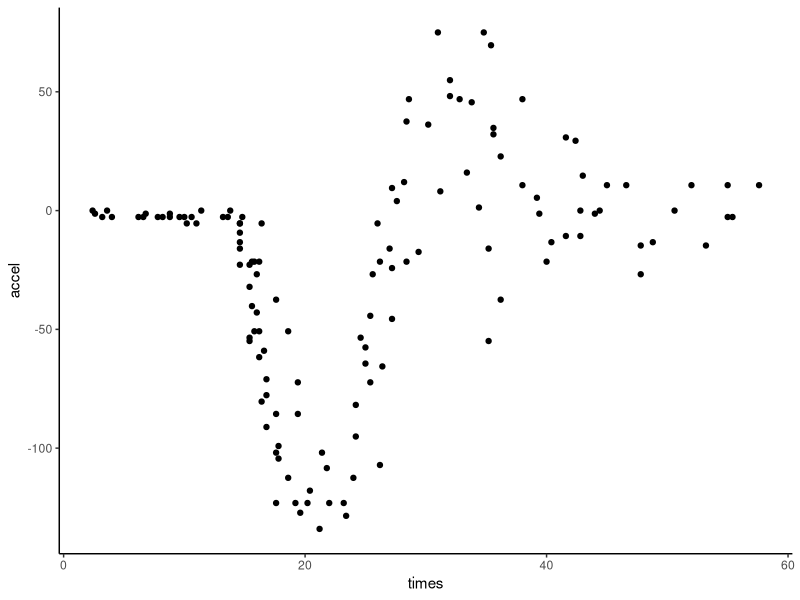
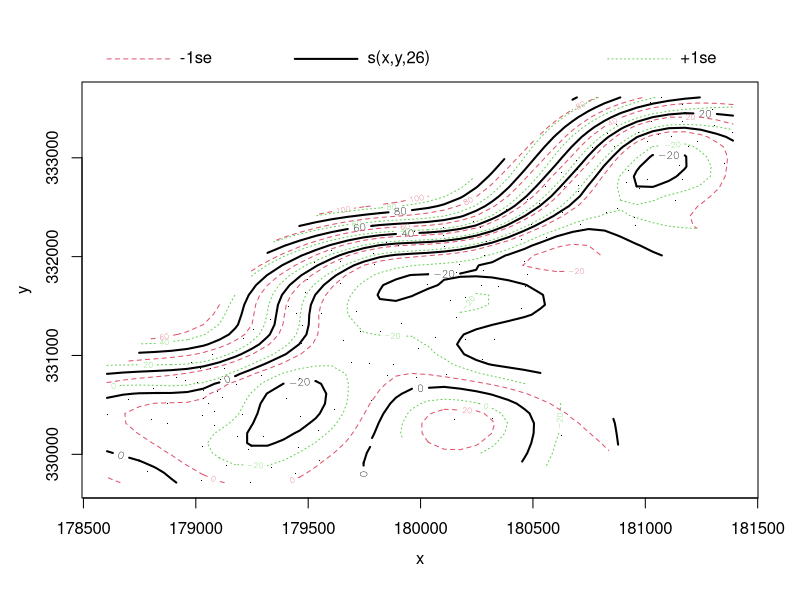
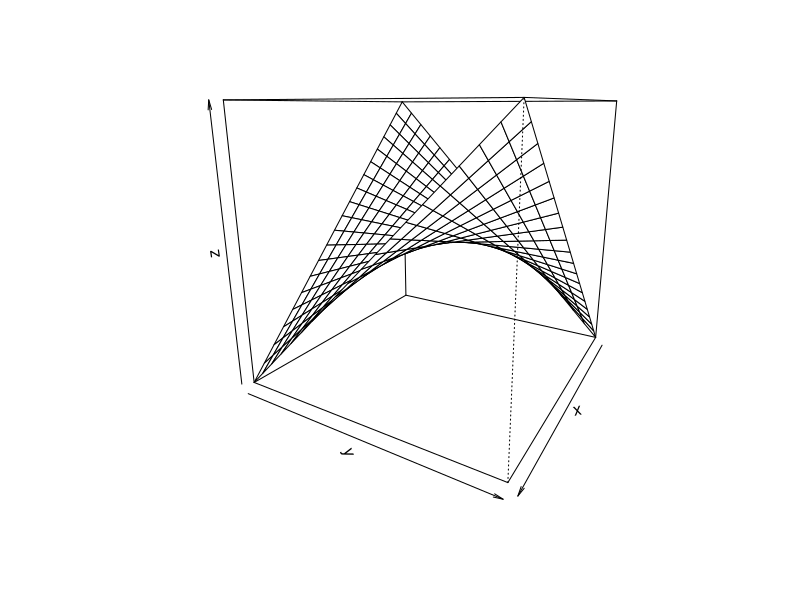

These charts were generated, in order, by the following R code:
## ---- chunk 1
knitr::opts_chunk$set(echo = F, prompt = F, warning = F, message = F, comment='#>')
# Thanks to 
# https://github.com/ramnathv/slidify/issues/189#issuecomment-15850008
hook1 <- function(x){ gsub("```\n*```r*\n*", "", x) }
hook2 <- function(x){ gsub("```\n+```\n", "", x) }
knitr::knit_hooks$set(document = hook1)
## ---- chunk 2
library(tidyverse)
library(magrittr)
theme_set(theme_classic())
## ---- chunk 3
mcycle <- MASS::mcycle
## ---- chunk 4
mcycle %>% 
  ggplot(aes(x = times, y = accel)) +
  geom_point()
## ---- chunk 5
library(mgcv)

M_0 <- gam(accel ~ times, data = mcycle)
## ---- chunk 6
M_1 <- gam(accel ~ s(times), data = mcycle)
## ---- chunk 7
summary(M_1)$s.table
## ---- chunk 8
M_1$rank
## ---- chunk 9
M_2 <- gam(accel ~ s(times, k = 5), data = mcycle)
M_2$rank
## ---- chunk 10
M_k_seq <- map(seq(3, 20) %>% set_names(.,.), 
               ~gam(accel ~ s(times, k = .), data = mcycle))
model_aic <- map_dbl(M_k_seq, AIC)
which.min(model_aic)
## ---- chunk 11
k.check(M_2)
M_3 <- gam(accel ~ s(times, k = 10), data = mcycle)
k.check(M_3)
## ---- chunk 12
meuse <- read_csv('../data/meuse.csv')

M <- gam(copper ~ s(x, y), data = meuse)
## ---- chunk 13
plot(M)
## ---- chunk 14
x <- y <- seq(-1, 1, length= 20)
z <- outer(x, y, function(x, y) {x*y})

persp(x, y, z, theta = 120)
